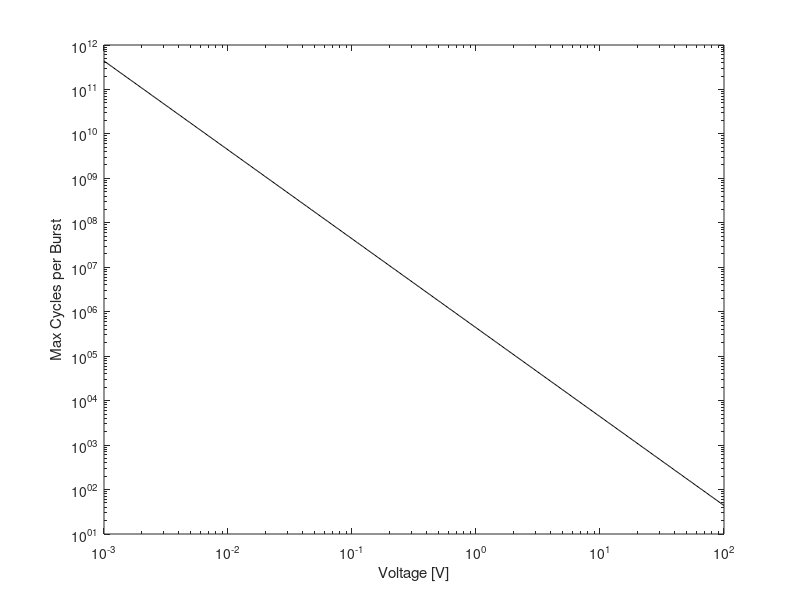

The MATLAB source for this figure:
clear all;
close all;
clc;

% Power delivery to transducer
% Since manual recommends max 125 mW, use this to compute appropriate
% parameters for CW excitation.

% Set parameter ranges
appliedVoltage = logspace( -3, 2, 500 ); % [V] Peak-to-Peak

% Known transducer properties
f0 = 3.5E6; % [Hz]
maxPower = 125E-3; % [W]
repetitionRate = 1/0.01; % [Hz]

% Assumed transducer properties. These could be found on the impedance
% plot, but I don't think we have one.
phaseAngle = 0; % [rad]
impedance = 50;     % [ohm]

% Calculate RMS voltage
Vrms = (sqrt(2)./2).*appliedVoltage; % Eqn. 18
dutyCycle = impedance.*maxPower./ ( Vrms.^(2).*cos(phaseAngle) ); % Eqn. 19
maxCycles = f0.*dutyCycle./repetitionRate;

figure()
loglog( appliedVoltage, maxCycles, 'k' );
xlabel( 'Voltage [V]' );
ylabel( 'Max Cycles per Burst' );




